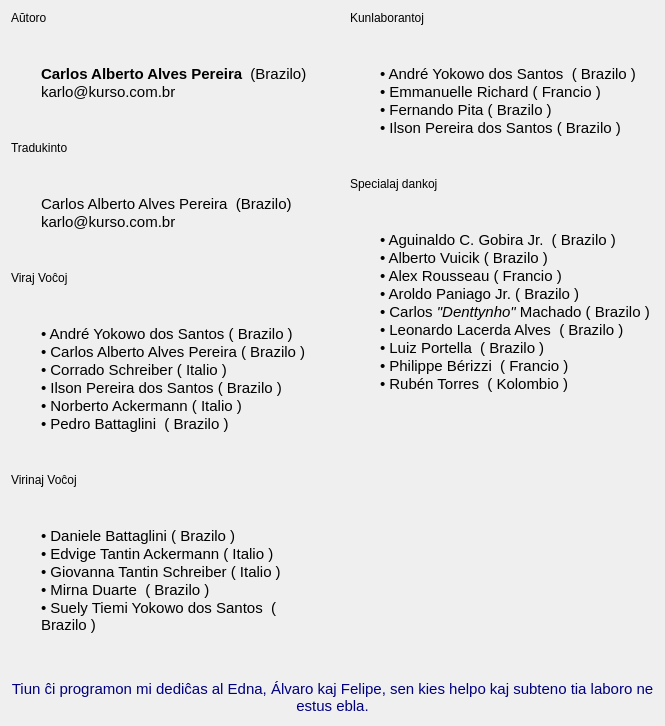
            <widget class="QWidget" name="tab">
             <attribute name="icon">
              <iconset resource="ikonoj.qrc">
               <normaloff>:/ikonoj/kreditoj_homoj.png</normaloff>:/ikonoj/kreditoj_homoj.png</iconset>
             </attribute>
             <attribute name="title">
              <string/>
             </attribute>
             <layout class="QVBoxLayout" name="verticalLayout_31">
              <item>
               <layout class="QHBoxLayout" name="horizontalLayout_4">
                <property name="spacing">
                 <number>40</number>
                </property>
                <item>
                 <layout class="QVBoxLayout" name="verticalLayout_22">
                  <item>
                   <layout class="QVBoxLayout" name="verticalLayout_18">
                    <item>
                     <widget class="titolo" name="Kredit_Label3">
                      <property name="text">
                       <string notr="true">Aŭtoro</string>
                      </property>
                     </widget>
                    </item>
                    <item>
                     <layout class="QHBoxLayout" name="horizontalLayout_5">
                      <item>
                       <spacer name="horizontalSpacer_2">
                        <property name="orientation">
                         <enum>Qt::Horizontal</enum>
                        </property>
                        <property name="sizeType">
                         <enum>QSizePolicy::Fixed</enum>
                        </property>
                        <property name="sizeHint" stdset="0">
                         <size>
                          <width>30</width>
                          <height>20</height>
                         </size>
                        </property>
                       </spacer>
                      </item>
                      <item>
                       <widget class="QLabel" name="label_8">
                        <property name="text">
                         <string notr="true">&lt;!DOCTYPE HTML PUBLIC &quot;-//W3C//DTD HTML 4.0//EN&quot; &quot;http://www.w3.org/TR/REC-html40/strict.dtd&quot;&gt;
&lt;html&gt;&lt;head&gt;&lt;meta name=&quot;qrichtext&quot; content=&quot;1&quot; /&gt;&lt;style type=&quot;text/css&quot;&gt;
p, li { white-space: pre-wrap; }
&lt;/style&gt;&lt;/head&gt;&lt;body style=&quot; font-family:'DejaVu Sans'; font-size:15px; font-weight:400; font-style:normal;&quot;&gt;
&lt;p style=&quot; margin-top:0px; margin-bottom:0px; margin-left:0px; margin-right:0px; -qt-block-indent:0; text-indent:0px;&quot;&gt;&lt;span style=&quot; font-weight:600;&quot;&gt;Carlos Alberto Alves Pereira&lt;/span&gt;  (Brazilo)&lt;/p&gt;
&lt;p style=&quot; margin-top:0px; margin-bottom:0px; margin-left:0px; margin-right:0px; -qt-block-indent:0; text-indent:0px;&quot;&gt;karlo@kurso.com.br&lt;/p&gt;&lt;/body&gt;&lt;/html&gt;</string>
                        </property>
                        <property name="wordWrap">
                         <bool>true</bool>
                        </property>
                       </widget>
                      </item>
                     </layout>
                    </item>
                   </layout>
                  </item>
                  <item>
                   <layout class="QVBoxLayout" name="verticalLayout_23">
                    <item>
                     <widget class="titolo" name="Kredit_Titolo">
                      <property name="text">
                       <string notr="true">Tradukinto</string>
                      </property>
                     </widget>
                    </item>
                    <item>
                     <layout class="QHBoxLayout" name="horizontalLayout_9">
                      <item>
                       <spacer name="horizontalSpacer_6">
                        <property name="orientation">
                         <enum>Qt::Horizontal</enum>
                        </property>
                        <property name="sizeType">
                         <enum>QSizePolicy::Fixed</enum>
                        </property>
                        <property name="sizeHint" stdset="0">
                         <size>
                          <width>30</width>
                          <height>20</height>
                         </size>
                        </property>
                       </spacer>
                      </item>
                      <item>
                       <widget class="QLabel" name="Tradukinto">
                        <property name="styleSheet">
                         <string notr="true">font-size: 15px;</string>
                        </property>
                        <property name="text">
                         <string notr="true">&lt;!DOCTYPE HTML PUBLIC &quot;-//W3C//DTD HTML 4.0//EN&quot; &quot;http://www.w3.org/TR/REC-html40/strict.dtd&quot;&gt;
&lt;html&gt;&lt;head&gt;&lt;meta name=&quot;qrichtext&quot; content=&quot;1&quot; /&gt;&lt;style type=&quot;text/css&quot;&gt;
p, li { white-space: pre-wrap; }
&lt;/style&gt;&lt;/head&gt;&lt;body style=&quot; font-family:'Arial'; font-size:11pt; font-weight:400; font-style:normal;&quot;&gt;
&lt;p style=&quot; margin-top:0px; margin-bottom:0px; margin-left:0px; margin-right:0px; -qt-block-indent:0; text-indent:0px;&quot;&gt;Carlos Alberto Alves Pereira  (Brazilo)&lt;/p&gt;
&lt;p style=&quot; margin-top:0px; margin-bottom:0px; margin-left:0px; margin-right:0px; -qt-block-indent:0; text-indent:0px;&quot;&gt;karlo@kurso.com.br&lt;/p&gt;&lt;/body&gt;&lt;/html&gt;</string>
                        </property>
                        <property name="wordWrap">
                         <bool>true</bool>
                        </property>
                       </widget>
                      </item>
                     </layout>
                    </item>
                   </layout>
                  </item>
                  <item>
                   <layout class="QVBoxLayout" name="verticalLayout_19">
                    <item>
                     <widget class="titolo" name="Kredit_Label200">
                      <property name="text">
                       <string notr="true">Viraj Voĉoj</string>
                      </property>
                     </widget>
                    </item>
                    <item>
                     <layout class="QHBoxLayout" name="horizontalLayout_6">
                      <item>
                       <spacer name="horizontalSpacer_4">
                        <property name="orientation">
                         <enum>Qt::Horizontal</enum>
                        </property>
                        <property name="sizeType">
                         <enum>QSizePolicy::Fixed</enum>
                        </property>
                        <property name="sizeHint" stdset="0">
                         <size>
                          <width>30</width>
                          <height>20</height>
                         </size>
                        </property>
                       </spacer>
                      </item>
                      <item>
                       <widget class="QLabel" name="label_12">
                        <property name="text">
                         <string notr="true">&lt;!DOCTYPE HTML PUBLIC &quot;-//W3C//DTD HTML 4.0//EN&quot; &quot;http://www.w3.org/TR/REC-html40/strict.dtd&quot;&gt;
&lt;html&gt;&lt;head&gt;&lt;meta name=&quot;qrichtext&quot; content=&quot;1&quot; /&gt;&lt;style type=&quot;text/css&quot;&gt;
p, li { white-space: pre-wrap; }
&lt;/style&gt;&lt;/head&gt;&lt;body style=&quot; font-family:'DejaVu Sans'; font-size:15px; font-weight:400; font-style:normal;&quot;&gt;
&lt;p style=&quot; margin-top:0px; margin-bottom:0px; margin-left:0px; margin-right:0px; -qt-block-indent:0; text-indent:0px;&quot;&gt;• André Yokowo dos Santos ( Brazilo )&lt;/p&gt;
&lt;p style=&quot; margin-top:0px; margin-bottom:0px; margin-left:0px; margin-right:0px; -qt-block-indent:0; text-indent:0px;&quot;&gt;• Carlos Alberto Alves Pereira ( Brazilo ) &lt;/p&gt;
&lt;p style=&quot; margin-top:0px; margin-bottom:0px; margin-left:0px; margin-right:0px; -qt-block-indent:0; text-indent:0px;&quot;&gt;• Corrado Schreiber ( Italio )&lt;/p&gt;
&lt;p style=&quot; margin-top:0px; margin-bottom:0px; margin-left:0px; margin-right:0px; -qt-block-indent:0; text-indent:0px;&quot;&gt;• Ilson Pereira dos Santos ( Brazilo )&lt;/p&gt;
&lt;p style=&quot; margin-top:0px; margin-bottom:0px; margin-left:0px; margin-right:0px; -qt-block-indent:0; text-indent:0px;&quot;&gt;• Norberto Ackermann ( Italio ) &lt;/p&gt;
&lt;p style=&quot; margin-top:0px; margin-bottom:0px; margin-left:0px; margin-right:0px; -qt-block-indent:0; text-indent:0px;&quot;&gt;• Pedro Battaglini  ( Brazilo )&lt;/p&gt;&lt;/body&gt;&lt;/html&gt;</string>
                        </property>
                        <property name="wordWrap">
                         <bool>true</bool>
                        </property>
                       </widget>
                      </item>
                     </layout>
                    </item>
                   </layout>
                  </item>
                  <item>
                   <layout class="QVBoxLayout" name="verticalLayout_21">
                    <item>
                     <widget class="titolo" name="Kredit_Label201">
                      <property name="text">
                       <string notr="true">Virinaj Voĉoj</string>
                      </property>
                     </widget>
                    </item>
                    <item>
                     <layout class="QHBoxLayout" name="horizontalLayout_8">
                      <item>
                       <spacer name="horizontalSpacer_5">
                        <property name="orientation">
                         <enum>Qt::Horizontal</enum>
                        </property>
                        <property name="sizeType">
                         <enum>QSizePolicy::Fixed</enum>
                        </property>
                        <property name="sizeHint" stdset="0">
                         <size>
                          <width>30</width>
                          <height>20</height>
                         </size>
                        </property>
                       </spacer>
                      </item>
                      <item>
                       <widget class="QLabel" name="label_14">
                        <property name="text">
                         <string notr="true">&lt;!DOCTYPE HTML PUBLIC &quot;-//W3C//DTD HTML 4.0//EN&quot; &quot;http://www.w3.org/TR/REC-html40/strict.dtd&quot;&gt;
&lt;html&gt;&lt;head&gt;&lt;meta name=&quot;qrichtext&quot; content=&quot;1&quot; /&gt;&lt;style type=&quot;text/css&quot;&gt;
p, li { white-space: pre-wrap; }
&lt;/style&gt;&lt;/head&gt;&lt;body style=&quot; font-family:'DejaVu Sans'; font-size:15px; font-weight:400; font-style:normal;&quot;&gt;
&lt;p style=&quot; margin-top:0px; margin-bottom:0px; margin-left:0px; margin-right:0px; -qt-block-indent:0; text-indent:0px;&quot;&gt;• Daniele Battaglini ( Brazilo )&lt;/p&gt;
&lt;p style=&quot; margin-top:0px; margin-bottom:0px; margin-left:0px; margin-right:0px; -qt-block-indent:0; text-indent:0px;&quot;&gt;• Edvige Tantin Ackermann ( Italio )&lt;/p&gt;
&lt;p style=&quot; margin-top:0px; margin-bottom:0px; margin-left:0px; margin-right:0px; -qt-block-indent:0; text-indent:0px;&quot;&gt;• Giovanna Tantin Schreiber ( Italio )&lt;/p&gt;
&lt;p style=&quot; margin-top:0px; margin-bottom:0px; margin-left:0px; margin-right:0px; -qt-block-indent:0; text-indent:0px;&quot;&gt;• Mirna Duarte  ( Brazilo )&lt;/p&gt;
&lt;p style=&quot; margin-top:0px; margin-bottom:0px; margin-left:0px; margin-right:0px; -qt-block-indent:0; text-indent:0px;&quot;&gt;• Suely Tiemi Yokowo dos Santos  ( Brazilo )&lt;/p&gt;&lt;/body&gt;&lt;/html&gt;</string>
                        </property>
                        <property name="wordWrap">
                         <bool>true</bool>
                        </property>
                       </widget>
                      </item>
                     </layout>
                    </item>
                   </layout>
                  </item>
                  <item>
                   <spacer name="verticalSpacer_6">
                    <property name="orientation">
                     <enum>Qt::Vertical</enum>
                    </property>
                    <property name="sizeHint" stdset="0">
                     <size>
                      <width>20</width>
                      <height>40</height>
                     </size>
                    </property>
                   </spacer>
                  </item>
                 </layout>
                </item>
                <item>
                 <layout class="QVBoxLayout" name="verticalLayout_27">
                  <item>
                   <layout class="QVBoxLayout" name="verticalLayout_20">
                    <item>
                     <widget class="titolo" name="Kredit_Label4">
                      <property name="text">
                       <string notr="true">Kunlaborantoj</string>
                      </property>
                     </widget>
                    </item>
                    <item>
                     <layout class="QHBoxLayout" name="horizontalLayout_7">
                      <item>
                       <spacer name="horizontalSpacer_3">
                        <property name="orientation">
                         <enum>Qt::Horizontal</enum>
                        </property>
                        <property name="sizeType">
                         <enum>QSizePolicy::Fixed</enum>
                        </property>
                        <property name="sizeHint" stdset="0">
                         <size>
                          <width>30</width>
                          <height>20</height>
                         </size>
                        </property>
                       </spacer>
                      </item>
                      <item>
                       <widget class="QLabel" name="label_10">
                        <property name="text">
                         <string notr="true">&lt;!DOCTYPE HTML PUBLIC &quot;-//W3C//DTD HTML 4.0//EN&quot; &quot;http://www.w3.org/TR/REC-html40/strict.dtd&quot;&gt;
&lt;html&gt;&lt;head&gt;&lt;meta name=&quot;qrichtext&quot; content=&quot;1&quot; /&gt;&lt;style type=&quot;text/css&quot;&gt;
p, li { white-space: pre-wrap; }
&lt;/style&gt;&lt;/head&gt;&lt;body style=&quot; font-family:'DejaVu Sans'; font-size:15px; font-weight:400; font-style:normal;&quot;&gt;
&lt;p style=&quot; margin-top:0px; margin-bottom:0px; margin-left:0px; margin-right:0px; -qt-block-indent:0; text-indent:0px;&quot;&gt;&lt;span style=&quot; font-family:'DejaVu Sans';&quot;&gt;• André Yokowo dos Santos  ( Brazilo )&lt;/span&gt;&lt;/p&gt;
&lt;p style=&quot; margin-top:0px; margin-bottom:0px; margin-left:0px; margin-right:0px; -qt-block-indent:0; text-indent:0px;&quot;&gt;&lt;span style=&quot; font-family:'DejaVu Sans';&quot;&gt;• Emmanuelle Richard ( Francio )&lt;/span&gt;&lt;/p&gt;
&lt;p style=&quot; margin-top:0px; margin-bottom:0px; margin-left:0px; margin-right:0px; -qt-block-indent:0; text-indent:0px;&quot;&gt;&lt;span style=&quot; font-family:'DejaVu Sans';&quot;&gt;• Fernando Pita ( Brazilo )&lt;/span&gt;&lt;/p&gt;
&lt;p style=&quot; margin-top:0px; margin-bottom:0px; margin-left:0px; margin-right:0px; -qt-block-indent:0; text-indent:0px;&quot;&gt;&lt;span style=&quot; font-family:'DejaVu Sans';&quot;&gt;• Ilson Pereira dos Santos ( Brazilo )&lt;/span&gt;&lt;/p&gt;&lt;/body&gt;&lt;/html&gt;</string>
                        </property>
                        <property name="wordWrap">
                         <bool>true</bool>
                        </property>
                       </widget>
                      </item>
                     </layout>
                    </item>
                   </layout>
                  </item>
                  <item>
                   <layout class="QVBoxLayout" name="verticalLayout_24">
                    <item>
                     <widget class="titolo" name="Kredit_Label5">
                      <property name="text">
                       <string notr="true">Specialaj dankoj</string>
                      </property>
                     </widget>
                    </item>
                    <item>
                     <layout class="QHBoxLayout" name="horizontalLayout_10">
                      <item>
                       <spacer name="horizontalSpacer_7">
                        <property name="orientation">
                         <enum>Qt::Horizontal</enum>
                        </property>
                        <property name="sizeType">
                         <enum>QSizePolicy::Fixed</enum>
                        </property>
                        <property name="sizeHint" stdset="0">
                         <size>
                          <width>30</width>
                          <height>20</height>
                         </size>
                        </property>
                       </spacer>
                      </item>
                      <item>
                       <widget class="QLabel" name="label_18">
                        <property name="text">
                         <string notr="true">&lt;!DOCTYPE HTML PUBLIC &quot;-//W3C//DTD HTML 4.0//EN&quot; &quot;http://www.w3.org/TR/REC-html40/strict.dtd&quot;&gt;
&lt;html&gt;&lt;head&gt;&lt;meta name=&quot;qrichtext&quot; content=&quot;1&quot; /&gt;&lt;style type=&quot;text/css&quot;&gt;
p, li { white-space: pre-wrap; }
&lt;/style&gt;&lt;/head&gt;&lt;body style=&quot; font-family:'DejaVu Sans'; font-size:15px; font-weight:400; font-style:normal;&quot;&gt;
&lt;p style=&quot; margin-top:0px; margin-bottom:0px; margin-left:0px; margin-right:0px; -qt-block-indent:0; text-indent:0px;&quot;&gt;• Aguinaldo C. Gobira Jr.  ( Brazilo )&lt;/p&gt;
&lt;p style=&quot; margin-top:0px; margin-bottom:0px; margin-left:0px; margin-right:0px; -qt-block-indent:0; text-indent:0px;&quot;&gt;• Alberto Vuicik ( Brazilo )&lt;/p&gt;
&lt;p style=&quot; margin-top:0px; margin-bottom:0px; margin-left:0px; margin-right:0px; -qt-block-indent:0; text-indent:0px;&quot;&gt;• Alex Rousseau ( Francio )&lt;/p&gt;
&lt;p style=&quot; margin-top:0px; margin-bottom:0px; margin-left:0px; margin-right:0px; -qt-block-indent:0; text-indent:0px;&quot;&gt;• Aroldo Paniago Jr. ( Brazilo )&lt;/p&gt;
&lt;p style=&quot; margin-top:0px; margin-bottom:0px; margin-left:0px; margin-right:0px; -qt-block-indent:0; text-indent:0px;&quot;&gt;• Carlos &lt;span style=&quot; font-style:italic;&quot;&gt;&amp;quot;Denttynho&amp;quot;&lt;/span&gt; Machado ( Brazilo ) &lt;/p&gt;
&lt;p style=&quot; margin-top:0px; margin-bottom:0px; margin-left:0px; margin-right:0px; -qt-block-indent:0; text-indent:0px;&quot;&gt;• Leonardo Lacerda Alves  ( Brazilo )&lt;/p&gt;
&lt;p style=&quot; margin-top:0px; margin-bottom:0px; margin-left:0px; margin-right:0px; -qt-block-indent:0; text-indent:0px;&quot;&gt;• Luiz Portella  ( Brazilo )&lt;/p&gt;
&lt;p style=&quot; margin-top:0px; margin-bottom:0px; margin-left:0px; margin-right:0px; -qt-block-indent:0; text-indent:0px;&quot;&gt;• Philippe Bérizzi  ( Francio ) &lt;/p&gt;
&lt;p style=&quot; margin-top:0px; margin-bottom:0px; margin-left:0px; margin-right:0px; -qt-block-indent:0; text-indent:0px;&quot;&gt;• Rubén Torres  ( Kolombio )&lt;/p&gt;&lt;/body&gt;&lt;/html&gt;</string>
                        </property>
                        <property name="wordWrap">
                         <bool>true</bool>
                        </property>
                       </widget>
                      </item>
                     </layout>
                    </item>
                   </layout>
                  </item>
                  <item>
                   <spacer name="verticalSpacer_5">
                    <property name="orientation">
                     <enum>Qt::Vertical</enum>
                    </property>
                    <property name="sizeHint" stdset="0">
                     <size>
                      <width>20</width>
                      <height>112</height>
                     </size>
                    </property>
                   </spacer>
                  </item>
                 </layout>
                </item>
               </layout>
              </item>
              <item>
               <widget class="QLabel" name="label_22">
                <property name="text">
                 <string notr="true">&lt;!DOCTYPE HTML PUBLIC &quot;-//W3C//DTD HTML 4.0//EN&quot; &quot;http://www.w3.org/TR/REC-html40/strict.dtd&quot;&gt;
&lt;html&gt;&lt;head&gt;&lt;meta name=&quot;qrichtext&quot; content=&quot;1&quot; /&gt;&lt;style type=&quot;text/css&quot;&gt;
p, li { white-space: pre-wrap; }
&lt;/style&gt;&lt;/head&gt;&lt;body style=&quot; font-family:'DejaVu Sans'; font-size:15px; font-weight:400; font-style:normal;&quot;&gt;
&lt;p style=&quot; margin-top:0px; margin-bottom:0px; margin-left:0px; margin-right:0px; -qt-block-indent:0; text-indent:0px;&quot;&gt;&lt;span style=&quot; color:#00007f;&quot;&gt;Tiun ĉi programon mi dediĉas al Edna, Álvaro kaj Felipe, sen kies helpo kaj subteno tia laboro ne estus ebla.&lt;/span&gt;&lt;/p&gt;&lt;/body&gt;&lt;/html&gt;</string>
                </property>
                <property name="alignment">
                 <set>Qt::AlignCenter</set>
                </property>
                <property name="wordWrap">
                 <bool>true</bool>
                </property>
               </widget>
              </item>
             </layout>
            </widget>
